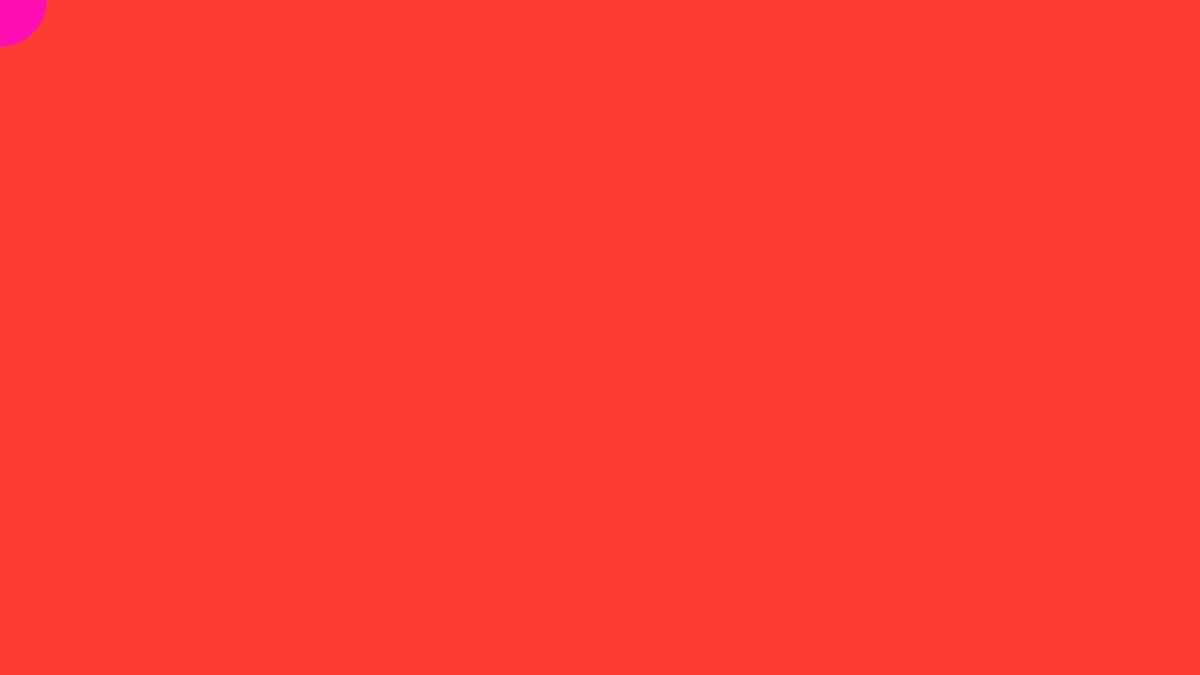
Frame 1 (no input)
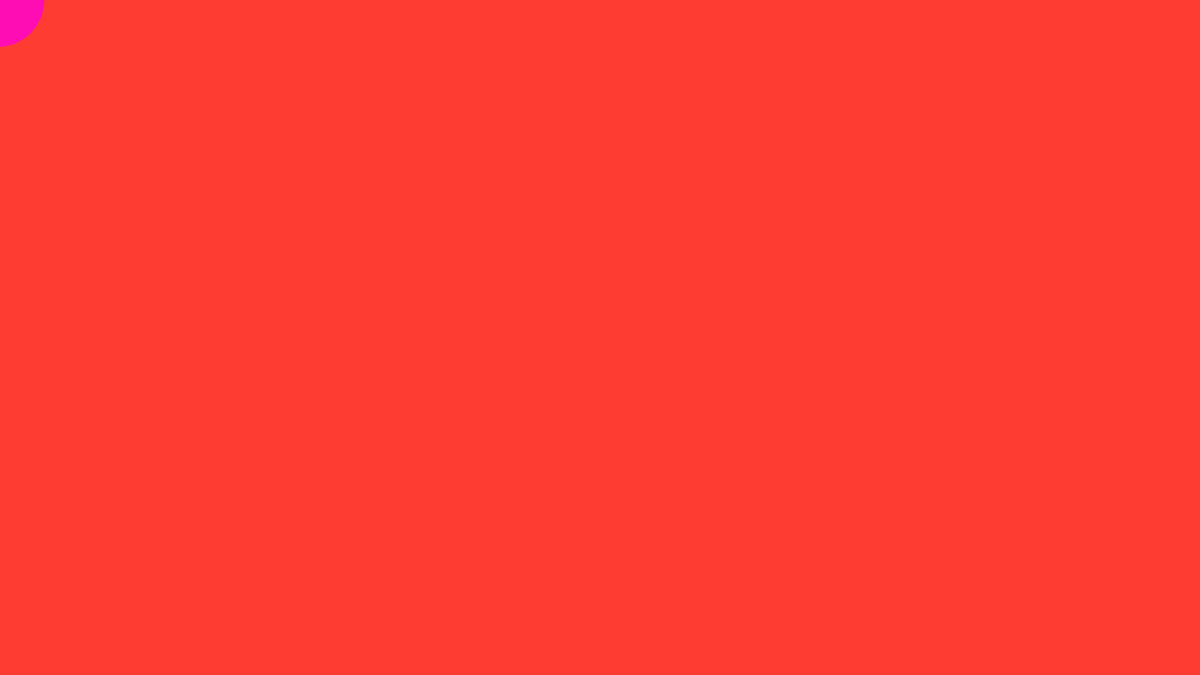
Frame 60 (no input)
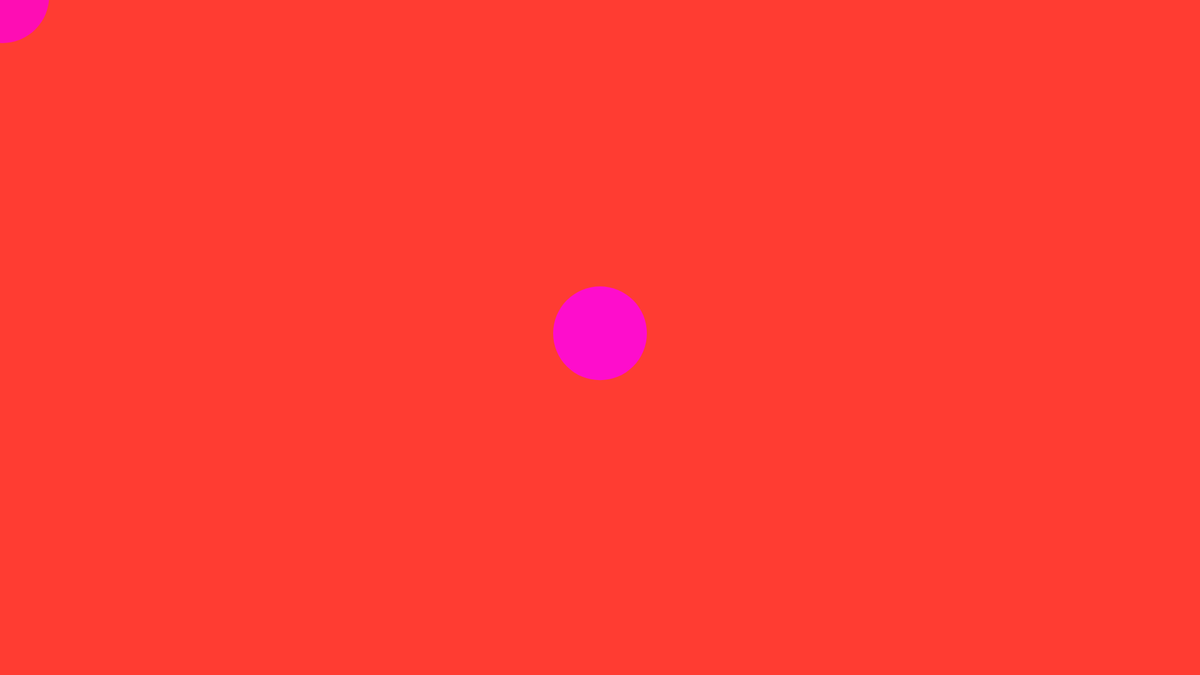
Frame 120 (the mouse pressed at the canvas centre since frame 60)

The p5.js sketch that drew these frames (run headless with seeded random() and noise() and a simulated clock; from frame 60 on, the mouse is pressed at the canvas centre):

// p5.js sketch
// ── sketch.js
let circles = [];



function setup() {
  createCanvas(1920, 1080);
    
}


function mouseMoved(){
  
  let circleadd = new Circle(mouseX+75, mouseY+75, 150)
  circles.push(circleadd);
  
  }


function draw() {
  
  background(255, 60, 50);
  
    // blendMode(OVERLAY);
  
    for (let i=0; i< circles.length; i++){
      
  
    circles[i].show();
    circles[i].move();
    
    }
  
   // blendMode(BLEND);
  
  
}

class Circle{

  constructor (x, y, r){
    this.x = x
    this.y = y
    this.r = r
    this.color = color(random(250,255), random(0,0), random(100,255), 200);
    
  }
  
  show(){
    
    fill(this.color);
    noStroke();
    circle (this.x - this.r / 2, this.y - this.r / 2, this.r);
  
    
    
  }
  
  move(){
    this.x += random(-2,2);
    this.y += random(-2,2);
    
  }


  
}
